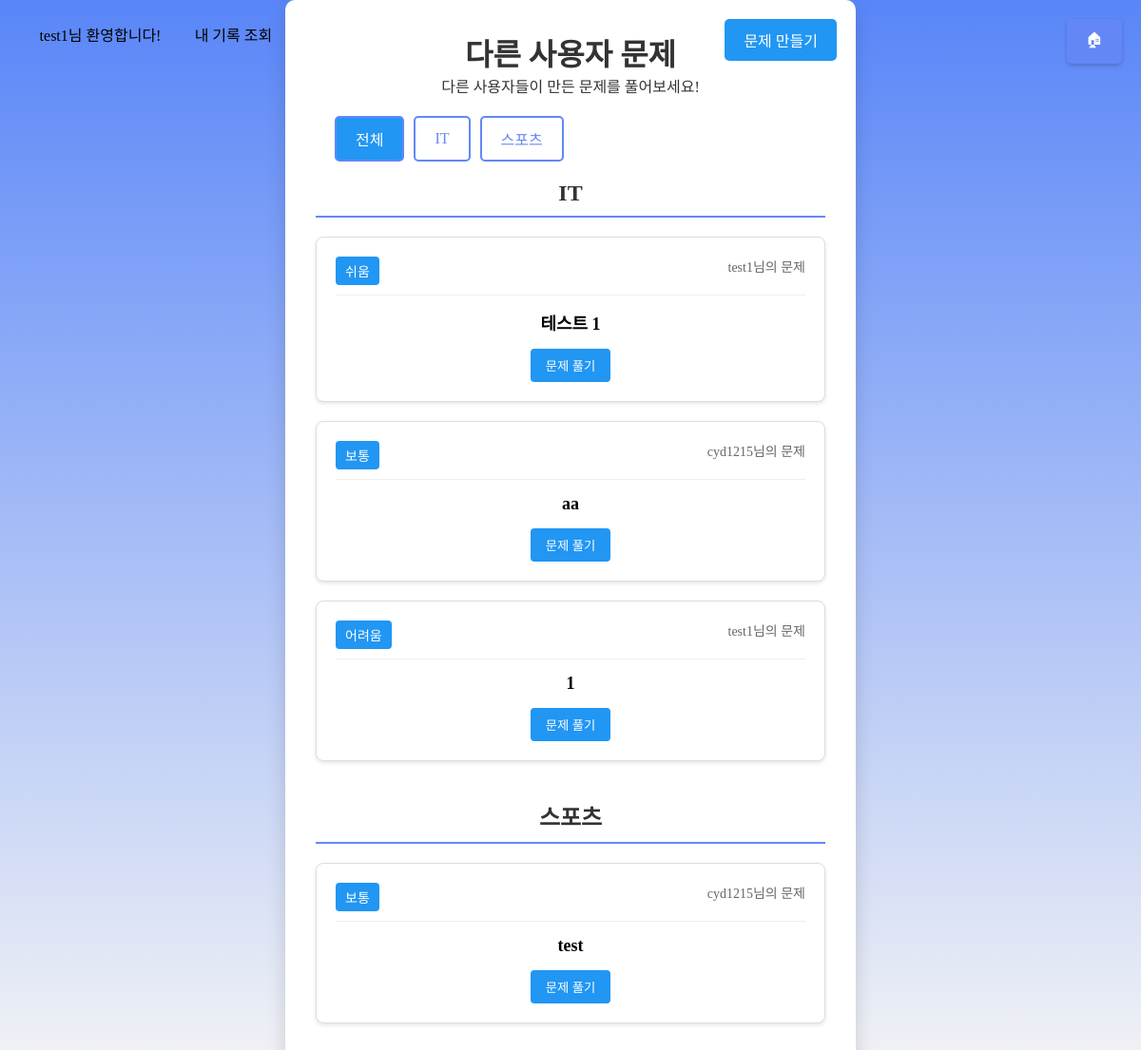
Page /accounts/user_quizzes/ (signed in) on the committed database.
### quiz/models.py (models this page shows, shortened)
class UserQuiz(models.Model):
    DIFFICULTY_CHOICES = [
        ('easy', '쉬움'),
        ('medium', '보통'),
        ('hard', '어려움'),
    ]
    CATEGORY_CHOICES = [
        ('it', 'IT'),
        ('sports', '스포츠'),
        ('literature', '문학'),
        ('art', '예술'),
        ('economy', '경제'),
        ('proverb', '속담/사자성어'),
        ('history', '역사'),
        ('commonSense', '상식'),
    ]
    creator = models.ForeignKey(User, on_delete=models.CASCADE, related_name='created_quizzes')
    category = models.CharField(max_length=20, choices=CATEGORY_CHOICES)
    difficulty = models.CharField(max_length=10, choices=DIFFICULTY_CHOICES)
    question = models.TextField()
    created_at = models.DateTimeField(auto_now_add=True)

### quiz/views.py (the view)
# urls.py: path('user_quizzes/', quiz_views.user_quizzes, name='user_quizzes'),
@login_required
def user_quizzes(request):
    quizzes = UserQuiz.objects.all().order_by('-created_at')
    quizzes_by_category = {}
    difficulty_order = {'easy': 0, 'medium': 1, 'hard': 2}  # 난이도 정렬 순서 정의
    for quiz in quizzes:
        category_display = quiz.get_category_display()
        if category_display not in quizzes_by_category:
            quizzes_by_category[category_display] = []
        quizzes_by_category[category_display].append(quiz)
    for category in quizzes_by_category:
        quizzes_by_category[category].sort(key=lambda x: difficulty_order[x.difficulty])
    return render(request, 'accounts/user_quizzes.html', {'quizzes_by_category': quizzes_by_category})

### accounts/templates/accounts/user_quizzes.html (shortened to what this page needs)
{% load static %}
<!DOCTYPE html>
<html lang="ko">
  <head>
    <link rel="stylesheet" href="{% static 'css/styles.css' %}" />
  </head>
  <body>
    <a href="http://localhost:8000" class="main-menu-btn">🏠︎</a>
    <header>
      <div class="loginDivPa">
        {% if request.user.is_authenticated %}
        <div class="loginDivCh welcomeMsg">
          {{ request.user.username }}님 환영합니다!
        </div>
        <a class="loginDivCh" href="{% url 'my_results' %}">내 기록 조회</a>
        <div class="loginDivCh logout">
          <a href="{% url 'logout' %}">로그아웃</a>
        </div>
        {% endif %}
      </div>
    </header>
    <main>
      <div class="container" id="quizListContainer">
        <button class="create-btn" onclick="showCreateQuiz()">
          문제 만들기
        </button>
        <div class="title">
          <h1>다른 사용자 문제</h1>
          <p>다른 사용자들이 만든 문제를 풀어보세요!</p>
        </div>
        <div class="category-buttons">
          <button class="category-filter-btn active" data-category="all">
            전체
          </button>
          {% for category in quizzes_by_category.keys %}
          <button class="category-filter-btn" data-category="{{ category }}">
            {{ category }}
          </button>
          {% endfor %}
        </div>
        <div class="quiz-list">
          {% for category, quizzes in quizzes_by_category.items %}
          <div class="category-section active" data-category="{{ category }}">
            <h2 class="category-title">{{ category }}</h2>
            {% for quiz in quizzes %}
            <div class="quiz-item">
              <div class="quiz-header">
                <span class="quiz-difficulty"
                  >{{ quiz.get_difficulty_display }}</span
                >
                <span class="quiz-creator"
                  >{{ quiz.creator.username }}님의 문제</span
                >
              </div>
              <div class="quiz-content">
                <p class="quiz-question">{{ quiz.question }}</p>
              </div>
              <div class="quiz-footer">
                <button
                  class="solve-btn"
                  onclick="showQuizModal('{{ quiz.id }}')"
                >
                  문제 풀기
                </button>
              </div>
            </div>
            {% endfor %}
          </div>
          {% empty %}
          <div class="no-quizzes">
            <p>아직 등록된 문제가 없습니다. 첫 번째 문제를 만들어보세요!</p>
          </div>
          {% endfor %}
        </div>
      </div>
    </main>
  </body>
</html>

### static/css/styles.css (style rules this page uses)
* { margin: 0; padding: 0; box-sizing: border-box; font-family: 'BMJUA'; }
a { color: inherit; text-decoration: none; }
body { background: linear-gradient(to bottom, #5986f8, hsl(0, 0%, 96%)); background-repeat: no-repeat; background-size: cover; }
header { height: 0; }
.loginDivPa { width: 10rem; display: flex; position: relative; left: 0.6rem; top: 1.3rem; }
.loginDivCh { flex: 1 0 auto; margin-left: 1.8rem; border-radius: 10px; transition: background-color 0.3s, transform 0.2s; text-align: center; padding: 0.2rem; }
main { float: none; min-height: 100vh; display: flex; justify-content: center; align-items: center; }
.container { background: #fff; width: 90%; max-width: 600px; padding: 2rem; border-radius: 10px; box-shadow: 0 8px 20px rgba(0, 0, 0, 0.15); position: relative; text-align: center; }
.title { font-size: 1rem; margin-bottom: 0.9rem; color: #333; }

### accounts/templates/accounts/user_quizzes.html (style rules this page uses)
.create-btn { position: absolute; top: 20px; right: 20px; padding: 10px 20px; background-color: #2196f3; color: white; border: none; border-radius: 5px; cursor: pointer; font-size: 16px; transition: background-color 0.3s; }
.container { position: relative; }
.quiz-list { margin-top: 20px; }
.quiz-item { background: white; border: 1px solid #ddd; border-radius: 8px; padding: 20px; margin-bottom: 20px; box-shadow: 0 2px 4px rgba(0, 0, 0, 0.1); }
.quiz-header { display: flex; justify-content: space-between; margin-bottom: 15px; padding-bottom: 10px; border-bottom: 1px solid #eee; }
.quiz-difficulty { background: #2196f3; color: white; padding: 5px 10px; border-radius: 4px; font-size: 14px; }
.quiz-creator { color: #666; font-size: 14px; }
.quiz-content { margin: 15px 0; }
.quiz-question { font-size: 18px; font-weight: bold; margin-bottom: 15px; }
.quiz-footer { color: #999; font-size: 14px; margin-top: 15px; }
.category-section { margin-bottom: 40px; }
.category-title { font-size: 24px; color: #333; margin-bottom: 20px; padding-bottom: 10px; border-bottom: 2px solid #6388f6; }
.category-buttons { display: flex; flex-wrap: wrap; gap: 10px; margin: 20px 0; padding: 0 20px; }
.category-filter-btn { padding: 10px 20px; border: 2px solid #6388f6; border-radius: 5px; background: white; color: #6388f6; cursor: pointer; transition: all 0.3s; font-size: 16px; }
.category-filter-btn.active { background: #2196f3; color: white; }
.category-section { display: none; }
.category-section.active { display: block; }
.solve-btn { padding: 8px 16px; background-color: #2196f3; color: white; border: none; border-radius: 4px; cursor: pointer; transition: background-color 0.3s; }
.main-menu-btn { position: fixed; top: 20px; right: 20px; padding: 10px 20px; background-color: #6388f6; color: white; text-decoration: none; border-radius: 5px; z-index: 9999; box-shadow: 0 2px 4px rgba(0, 0, 0, 0.2); pointer-events: auto; }

### rows in the picture
UserQuiz: category "IT", difficulty "쉬움", creator.username "test1", question "테스트 1"
UserQuiz: difficulty "보통", creator.username "cyd1215", question "aa"
UserQuiz: difficulty "어려움", creator.username "test1", question "1"
UserQuiz: category "스포츠", difficulty "보통", creator.username "cyd1215", question "test"

### other values in the picture
{{ request.user.username }} "test1"
{{ category }} "IT" "스포츠"
